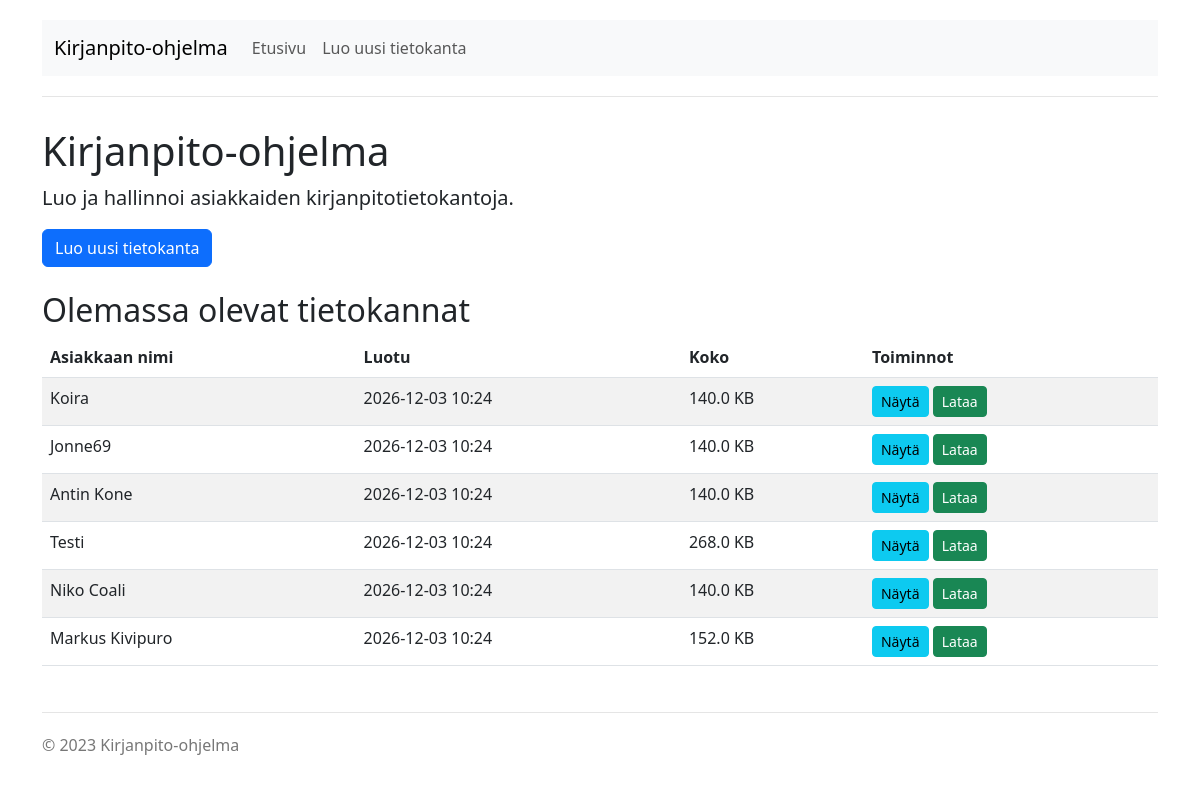
The page / on the database its author committed.
### tables this page shows
CREATE TABLE Asetus (
            avain VARCHAR(128) PRIMARY KEY NOT NULL,
            arvo TEXT,
            muokattu TIMESTAMP DEFAULT CURRENT_TIMESTAMP
        );

### user_database.py (the view)
@app.route('/')
def index():
    databases = []
    db_dir = Path("databases")
    if db_dir.exists():
        for file in db_dir.glob("*.db"):
            created = datetime.datetime.fromtimestamp(file.stat().st_ctime)
            name = file.stem.split('_')[0].replace('_', ' ').title()
            try:
                conn = sqlite3.connect(file)
                cursor = conn.cursor()
                cursor.execute("SELECT arvo FROM Asetus WHERE avain='Nimi'")
                result = cursor.fetchone()
                if result:
                    name = result[0]
                conn.close()
            except:
                pass
            databases.append({
                'filename': file.name,
                'name': name,
                'created': created.strftime('%Y-%m-%d %H:%M'),
                'size': f"{file.stat().st_size / 1024:.1f} KB"
            })
    return render_template('index.html', databases=databases)

### templates/index.html
{% extends "layout.html" %}
{% block content %}
<div class="row">
    <div class="col-md-12">
        <h1>Kirjanpito-ohjelma</h1>
        <p class="lead">Luo ja hallinnoi asiakkaiden kirjanpitotietokantoja.</p>
        <div class="d-grid gap-2 d-md-flex justify-content-md-start mb-4">
            <a href="{{ url_for('create_database') }}" class="btn btn-primary">Luo uusi tietokanta</a>
        </div>
        <h2>Olemassa olevat tietokannat</h2>
        {% if databases %}
            <div class="table-responsive">
                <table class="table table-striped">
                    <thead>
                        <tr>
                            <th>Asiakkaan nimi</th>
                            <th>Luotu</th>
                            <th>Koko</th>
                            <th>Toiminnot</th>
                        </tr>
                    </thead>
                    <tbody>
                        {% for db in databases %}
                            <tr>
                                <td>{{ db.name }}</td>
                                <td>{{ db.created }}</td>
                                <td>{{ db.size }}</td>
                                <td>
                                    <a href="{{ url_for('view_database', filename=db.filename) }}" class="btn btn-sm btn-info">Näytä</a>
                                    <a href="{{ url_for('download_database', filename=db.filename) }}" class="btn btn-sm btn-success">Lataa</a>
                                </td>
                            </tr>
                        {% endfor %}
                    </tbody>
                </table>
            </div>
        {% else %}
            <div class="alert alert-info">
                Tietokantoja ei ole vielä luotu. Klikkaa "Luo uusi tietokanta" aloittaaksesi.
            </div>
        {% endif %}
    </div>
</div>
{% endblock %}

### templates/layout.html (style rules this page uses)
body { padding-top: 20px; padding-bottom: 20px; }

### rows shown on the page
Asetus: name "Markus Kivipuro", created "2026-12-03 10:24", size "152.0 KB"

### other values the page prints
{{ db.name }} "Koira" "Jonne69" "Antin Kone" "Testi" "Niko Coali"
{{ db.created }} "2026-12-03 10:24" "2026-12-03 10:24" "2026-12-03 10:24" "2026-12-03 10:24" "2026-12-03 10:24"
{{ db.size }} "140.0 KB" "140.0 KB" "140.0 KB" "268.0 KB" "140.0 KB"
